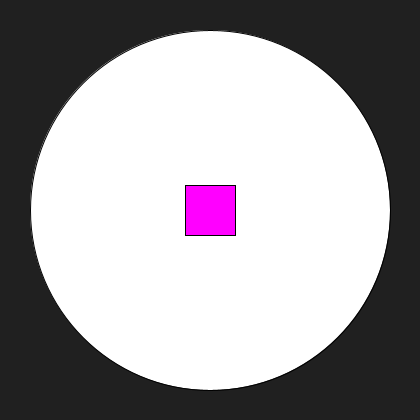
Frame 1 (no input)
Frame 60 (the mouse pressed at the canvas centre just before this capture): identical to frame 1, image omitted
Frame 120 (the mouse held since frame 60 and released just before this capture): identical to frame 1, image omitted

The Processing sketch that drew this single still picture (run headless with seeded random() and noise(); from frame 60 on, the mouse is pressed at the canvas centre):

// Processing sketch: sketch_03_01_Enums
// ── sketch_03_01_Enums.pde
// 1. Enumerations, abbreviated to enums in Java and Processing,
//    are small sets of discrete values which occur in no specific
//    order and therefore should not be represented as an array.
//    They are often used in conjunction with if() {} blocks
//    to check to see if one action should be performed over another.
//    For example, the Clubs, Spades, Diamonds and Hearts of a deck
//    of cards would ideally be represented by an enum. Enums have
//    more discrete values than a boolean, which can only be true
//    or false, but have fewer possible states than a String.
//    Accounting for and converting between "Clubs", "clubs",
//    CLUBS," "club" and all completely unrelated words is wasteful.
enum Suit {
  CLUBS, 
    SPADES, 
    DIAMONDS, 
    HEARTS;
}

// 2. You can also assign values to enumerations, though this could
//    also be accomplished with a Map (a.k.a. Dictionary).
enum Sandwich {
  PB_AND_J(2.75), 
    BLT(4.25), 
    CHEESESTEAK(5.00), 
    CLUB(3.50), 
    HAM_AND_CHEESE(3.00);

  float value;

  private Sandwich(float v) {
    this.value = v;
  }
}

Suit myCard = Suit.CLUBS;
Sandwich mySandwich = Sandwich.BLT;

void setup() {
  size(420, 420);
  background(32);

  println(myCard);

  println("mySandwich, a " + mySandwich + ", costs $" + mySandwich.value);

  // 3. If you would like to loop through all the values in an enum,
  //    you can use the for-each loop. This says for each value in
  //    the array returned by Sandwich.values(), each one of which we'll
  //    call 's', print out s and its value.
  for (Sandwich s : Sandwich.values()) {
    println(s + " " + s.value);
  }
}

void draw() {
  background(32);

  // 4. Enums can be used in conjunction with either switch-cases or
  //    with if-else blocks, to perform a behavior depending on the enum.
  if (myCard == Suit.CLUBS) {
    fill(255);
    ellipse(210, 210, 360, 360);
  } else if (myCard == Suit.DIAMONDS) {
    fill(255, 0, 0);
    rect(30, 30, 360, 360);
  } else if (myCard == Suit.SPADES) {
    fill(255);
    rect(30, 30, 360, 360);
  } else if (myCard == Suit.HEARTS) {
    fill(255, 0, 0);
    ellipse(210, 210, 360, 360);
  }


  switch(mySandwich) {
  case PB_AND_J: 
    {
      fill(255, 255, 0);
      rect(185, 185, 50, 50);
      break;
    }
  case BLT: 
    {
      fill(255, 0, 255);
      rect(185, 185, 50, 50);
      break;
    }

  case CHEESESTEAK: 
    {
      fill(0, 255, 255);
      rect(185, 185, 50, 50);
      break;
    }
  case CLUB: 
    {
      fill(255, 127, 0);
      rect(185, 185, 50, 50);
      break;
    }
  case HAM_AND_CHEESE: 
    {
      fill(127, 255, 0);
      rect(185, 185, 50, 50);
      break;
    }
  }
}
